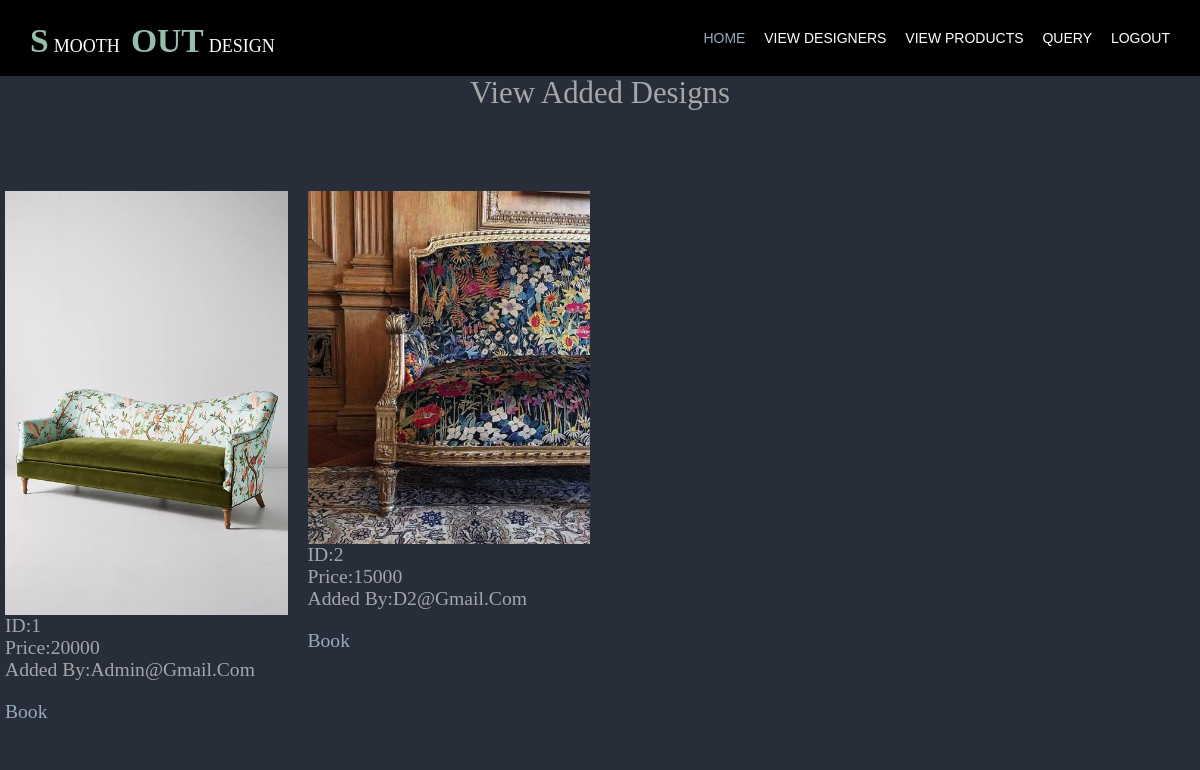
The app's page /Customer/products.php with its own data.
### tables this page shows
CREATE TABLE IF NOT EXISTS `products` (
  `id` int(11) NOT NULL AUTO_INCREMENT,
  `productname` varchar(200) NOT NULL,
  `productdescription` varchar(200) NOT NULL,
  `productprice` varchar(200) NOT NULL,
  `email` varchar(100) NOT NULL,
  `pro_image` varchar(200) NOT NULL,
  PRIMARY KEY (`id`)
);

### Customer/products.php (the view, shortened to what this page needs)
<?php
include("forms/config.php");
?>
<!DOCTYPE html>
<html lang="">
<head>
<link href="../layout/styles/layout.css" rel="stylesheet" type="text/css" media="all">
</head>
<body id="top">
<?php
  include('inc/header.php');
?>
<div class="sectiontitle">
      <h6 class="heading font-x2">View Added Designs</h6>
    </div>
<div class="row">
<?php
            $get_pro = "select * from products";
            $run_pro = mysqli_query($con,$get_pro);
            $count_pro = mysqli_num_rows($run_pro);
            if($count_pro==0){
                echo "<h2> No Product found in selected criteria </h2>";
            }
            else {
                while ($row_pro = mysqli_fetch_array($run_pro)) {
                    $id = $row_pro['id'];
                    $productprice = $row_pro['productprice'];
                    $email = $row_pro['email'];
                    $pro_image = $row_pro['pro_image'];
                    ?>
  <div class="column">
    <img src="../productimages/<?php echo $pro_image;?>" alt="Snow" style="width:500px">
    <h5>ID:<?php echo $id; ?></br> Price:<?php echo $productprice; ?><br>Added by:</a><?php echo $email; ?></h5>
<h6><a href="buyproducts.php?id=<?php echo $id; ?> ">Book</a></br></h6>
  </div>
  <?php
                }
              }
                ?>
</div>
</body>
</html>

### layout/styles/layout.css (style rules this page uses)
.sectiontitle { display:block; max-width:55%; margin:0 auto 80px; text-align:center; }
.sectiontitle * { margin:0; }
*, *::before, *::after { transition:all .3s ease-in-out; }
body { color:#A5A6AA; background-color:#282E39; }
a { color:#97A9BD; }

### layout/styles/framework.css (style rules this page uses)
html { overflow-y:scroll; overflow-x:hidden; }
html, body { margin:0; padding:0; font-size:14px; line-height:1.6em; }
*, *::before, *::after { box-sizing:border-box; }
a { outline:none; text-decoration:none; }
img { width:auto; max-width:100%; height:auto; margin:0; padding:0; border:none; line-height:normal; vertical-align:middle; }
body, input, textarea, select { font-family:Verdana, Geneva, sans-serif; }
h1, h2, h3, h4, h5, h6, .heading { font-family:Georgia, "Times New Roman", Times, serif; }
::placeholder { opacity:1; }
h1, h2, h3, h4, h5, h6, .heading { margin:0 0 20px 0; font-size:1.4rem; line-height:normal; font-weight:normal; text-transform:capitalize; }
.font-x2 { font-size:2.2rem; }

### Customer/products.php (style rules this page uses)
* { box-sizing: border-box; }
body { font-family: Arial, Helvetica, sans-serif; }
.column { float: left; width: 25%; padding: 0 10px; }
.row { margin: 0 -5px; }
.row:after { content: ""; display: table; clear: both; }

### records on screen
products: pro_image (picture), id "1", productprice "20000", email "Admin@gmail.com"
products: pro_image (picture), id "2", productprice "15000", email "D2@gmail.com"
